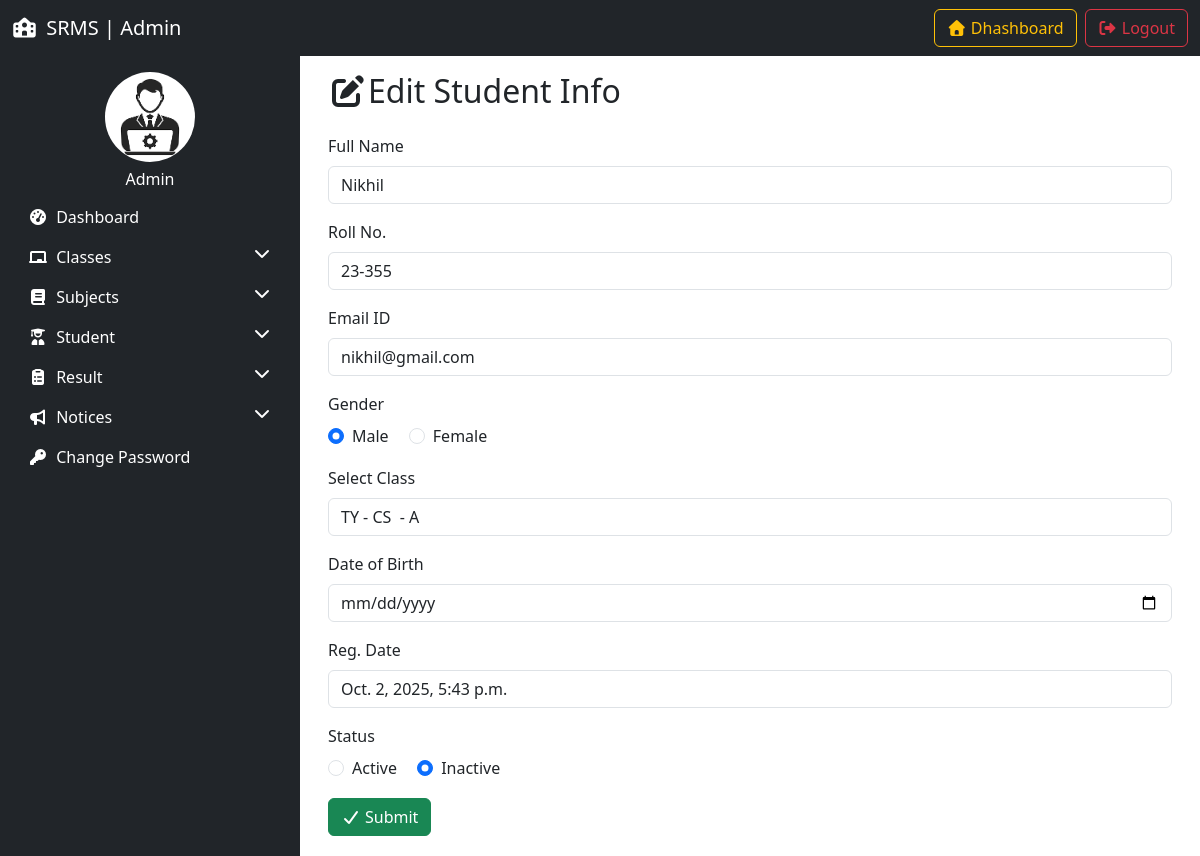
The app's page /edit_student/3/ with its own data.
### resultapp/models.py (models this page shows, shortened)
class Student(models.Model):
    GENDER_CHOICES = (
        ('Male', 'Male'),
        ('Female', 'Female')
    )
    name = models.CharField(max_length=100)
    roll_number = models.CharField(max_length=20, unique=True)
    email = models.EmailField(unique=True)
    gender = models.CharField(max_length=10, choices=GENDER_CHOICES)
    date_of_birth = models.DateField(max_length=100)
    student_class = models.ForeignKey(Studentclass, on_delete=models.SET_NULL, null=True)
    reg_date = models.DateTimeField(auto_now_add=True)
    updation_date = models.DateTimeField(auto_now=True)
    status = models.IntegerField(default=1)

class Studentclass(models.Model):
    streamName = models.CharField(max_length=100)
    yearStream = models.CharField(max_length=100)
    section = models.CharField(max_length=10)
    creation_date = models.DateTimeField(auto_now_add=True)
    updation_date = models.DateTimeField(auto_now=True)
    def __str__(self):
        return f"{self.yearStream} - {self.streamName} - {self.section}"

### resultapp/views.py (the view, shortened to what this page needs)
# urls.py: path('edit_student/<int:student_id>/', views.edit_student, name='edit_student'),
def edit_student(request,student_id):
    student_to_delete = Student.objects.get(id=student_id)
    return render(request, 'edit_student.html',locals())

### resultapp/templates/edit_student.html (shortened to what this page needs)
{% extends 'admin_base.html' %}
{% load static %}
{% block content %}
<div class="container">
    <h2 class="mb-4"><i class="fas fa-edit"></i>Edit Student Info</h2>
    <form method="post">
        <div class="mb-3">
            <label for="fullname" class="form-label">Full Name</label>
            <input type="text" class="form-control" id="fullname" name="fullname" placeholder="Enter Full Name" required value="{{student_to_delete.name}}">
        </div>
        <div class="mb-3">
            <label for="rollno" class="form-label">Roll No.</label>
            <input type="text" class="form-control" id="rollno" name="rollno" placeholder="Enter your Roll No. " required value="{{student_to_delete.roll_number}}">
        </div>
        <div class="mb-3">
            <label for="emailid" class="form-label">Email ID</label>
            <input type="text" class="form-control" id="emailid" name="emailid" placeholder="Enter your Email" required value="{{student_to_delete.email}}">
        </div>
        <div class="mb-3">
            <label class="form-label">Gender</label><br/>
            <div class="form-check form-check-inline">
                <input type="radio" class="form-check-input" id="gender" name="gender" required value="Male" {% if student_to_delete.gender == "Male" %} checked {% endif %}>
                <label class="form-check-label">Male</label>
            </div>
            <div class="form-check form-check-inline">
                <input type="radio" class="form-check-input" id="gender" name="gender" required value="Female" {% if student_to_delete.gender == "Female" %} checked {% endif %}>
                <label class="form-check-label">Female</label>
            </div>
        </div>
        <div class="mb-3">
            <label for="studentclass" class="form-label">Select Class</label>
            <input type="text" class="form-control" id="studentclass" name="studentclass" value="{{student_to_delete.student_class}}" readonly>
        </div>
        <div class="mb-3">
            <label for="dob" class="form-label">Date of Birth</label>
            <input type="date" class="form-control" id="dob" name="dob" placeholder="Enter your Date_of_Birth " required value="{{student_to_delete.date_of_birth}}">
        </div>
        <div class="mb-3">
            <label for="regdate" class="form-label">Reg. Date</label>
            <input type="text" class="form-control" id="regdate" name="regdate" value="{{student_to_delete.reg_date}}" readonly>
        </div>
        <div class="mb-3">
            <label class="form-label">Status</label><br/>
            <div class="form-check form-check-inline">
                <input type="radio" class="form-check-input" id="status" name="status" required value="1" {% if student_to_delete.status == 1 %} checked {% endif %}>
                <label class="form-check-label">Active</label>
            </div>
            <div class="form-check form-check-inline">
                <input type="radio" class="form-check-input" id="status" name="status" required value="0" {% if student_to_delete.status == 0 %} checked {% endif %}>
                <label class="form-check-label">Inactive</label>
            </div>
        </div>
        <button type="submit" class="btn btn-success">
            <i class="fas fa-check me-1"></i>Submit
        </button>
    </form>
</div>
{% endblock %}

### records on screen
Student: fullname "Nikhil", rollno "23-355", emailid "nikhil@gmail.com", gender "☑", studentclass "TY - CS - A", regdate "Oct. 2, 2025, 5:43 p.m.", status "☑"
